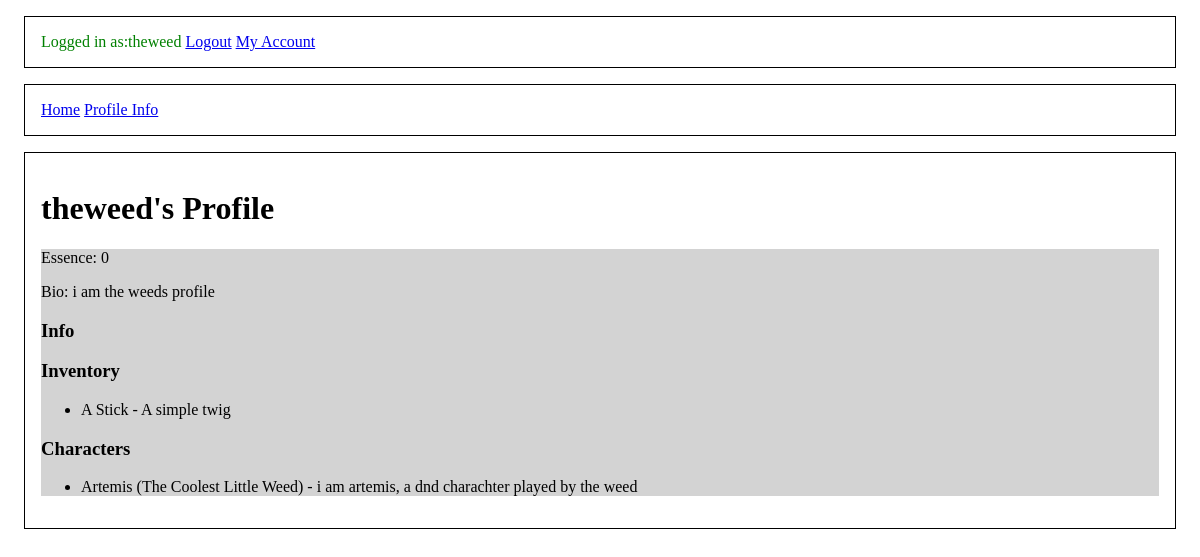
The page /profiles/ (signed in) on the database its author committed.
### main/models.py (models this page shows, shortened)
class Profile(models.Model):
    user = models.OneToOneField(User, on_delete=models.CASCADE, related_name='profile')
    essence = models.PositiveIntegerField(default=0)
    profile_pic = models.ImageField(upload_to='profiles/', blank=True, null=True)
    top_down_photo = models.ImageField(upload_to='profiles/', blank=True, null=True)
    bio = models.TextField(blank=True, null=True)
    inventory = models.ManyToManyField(Item, related_name='profiles_with_item', blank=True)
    characters = models.ManyToManyField('Character', related_name='profiles_with_character', blank=True)

class Item(models.Model):
    name = models.CharField(max_length=100, blank=True, null=True)
    description = models.TextField(blank=True, null=True)
    image = models.ImageField(upload_to='items/', blank=True, null=True)
    character = models.ForeignKey('Character', on_delete=models.CASCADE, related_name='items', blank=True, null=True)
    set = models.ForeignKey('Set', on_delete=models.CASCADE, related_name='items_in_set', blank=True, null=True)

class Character(models.Model):
    name = models.CharField(max_length=100, blank=True, null=True)
    profile = models.ForeignKey(Profile, on_delete=models.CASCADE, related_name='character_profiles', blank=True, null=True)
    strength = models.IntegerField()
    dexterity = models.IntegerField()
    constitution = models.IntegerField()
    intelligence = models.IntegerField()
    wisdom = models.IntegerField()
    charisma = models.IntegerField()
    level = models.IntegerField()
    character_class = models.TextField(blank=True, null=True)
    top_down_photo = models.ImageField(upload_to='characters/', blank=True, null=True)
    bio = models.TextField(blank=True, null=True)

### main/views.py (the view)
# urls.py: path('profiles/', account, name='account'),
@login_required(login_url='login')  # Redirect to login if not authenticated
def account(request):
    try:
        profile = Profile.objects.get(user=request.user)
        items = profile.inventory.all()
        characters = profile.characters.all()
    except Profile.DoesNotExist:
        profile = None
        items = []
        characters = []
    context = {
        'profile': profile,
        'items': items,
        'characters': characters,
    }
    return render(request, 'profile_detail.html', context)

### main/templates/profile_detail.html (shortened to what this page needs)
{% extends "template.html" %}
{% block content %}
    <h1>{{ profile.user.username }}'s Profile</h1>
    <div style="background-color: lightgrey;">
        <p>Essence: {{ profile.essence }}</p>
        <p>Bio: {{ profile.bio }}</p>
        <h3>Info</h3>
        <h3>Inventory</h3>
        <ul>
            {% for item in items %}
                <li>{{ item.name }} - {{ item.description }}</li>
            {% empty %}
                <li>No items available.</li>
            {% endfor %}
        </ul>
        <h3>Characters</h3>
        <ul>
            {% for character in characters %}
                <li>{{ character.name }} - {{ character.bio }}</li>
            {% empty %}
                <li>No characters available.</li>
            {% endfor %}
        </ul>
    </div>
{% endblock %}

### main/templates/template.html (shortened to what this page needs)
<!DOCTYPE html>
<html>
<head>
</head>
<body>
    <div class="login-stuff">
        {% if user.is_authenticated %}
        <a style="color:green;">Logged in as:{{ request.user }}</a>
        <a href="{% url 'logout' %}" id="logoutBtn">Logout</a>
        <a href="{% url 'account' %}">My Account</a>
        {% else %}
        <a href="{% url 'login' %}">Login</a>
        {% endif%}
    </div>
    <div class="header-links">
        <a href="{% url 'index' %}">Home</a>
        <a href="{% url 'account' %}">Profile Info</a>
    </div>
    <div class="content-block">
        {% block content %}
        {% endblock %}
    </div>
</body>
</html>

### main/templates/template.html (style rules this page uses)
.login-stuff { border: 1px black solid; padding: 1rem; margin: 1rem; }
.content-block { border: 1px black solid; padding: 1rem; margin: 1rem; }
.header-links { border: 1px black solid; padding: 1rem; margin: 1rem; }

### rows shown on the page
Profile: user.username "theweed", essence "0", bio "i am the weeds profile"
Item: name "A Stick", description "A simple twig"
Character: name "Artemis (The Coolest Little Weed)", bio "i am artemis, a dnd charachter played by the weed"

### other values the page prints
{{ request.user }} "theweed"
